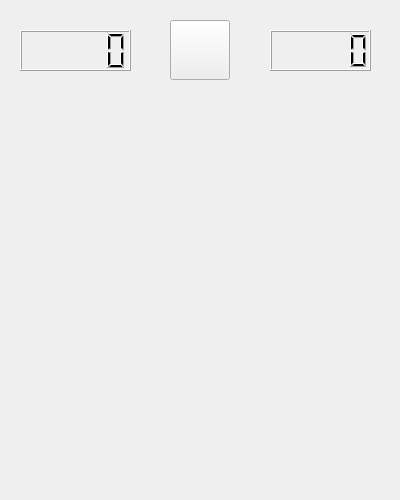
<?xml version="1.0" encoding="UTF-8"?>
<ui version="4.0">
 <class>MainWindow</class>
 <widget class="QMainWindow" name="MainWindow">
  <property name="geometry">
   <rect>
    <x>0</x>
    <y>0</y>
    <width>400</width>
    <height>500</height>
   </rect>
  </property>
  <property name="minimumSize">
   <size>
    <width>400</width>
    <height>500</height>
   </size>
  </property>
  <property name="maximumSize">
   <size>
    <width>400</width>
    <height>500</height>
   </size>
  </property>
  <property name="windowTitle">
   <string>MainWindow</string>
  </property>
  <widget class="QWidget" name="centralwidget">
   <widget class="QPushButton" name="pushButton">
    <property name="geometry">
     <rect>
      <x>170</x>
      <y>20</y>
      <width>60</width>
      <height>60</height>
     </rect>
    </property>
    <property name="toolTip">
     <string>Reiniciar</string>
    </property>
    <property name="text">
     <string/>
    </property>
    <property name="icon">
     <iconset resource="../resource.qrc">
      <normaloff>:/Icons/smile.png</normaloff>:/Icons/smile.png</iconset>
    </property>
    <property name="iconSize">
     <size>
      <width>50</width>
      <height>50</height>
     </size>
    </property>
   </widget>
   <widget class="QLCDNumber" name="Temps">
    <property name="geometry">
     <rect>
      <x>270</x>
      <y>30</y>
      <width>101</width>
      <height>41</height>
     </rect>
    </property>
   </widget>
   <widget class="QLCDNumber" name="Mineslcd">
    <property name="geometry">
     <rect>
      <x>20</x>
      <y>30</y>
      <width>111</width>
      <height>41</height>
     </rect>
    </property>
   </widget>
   <widget class="QFrame" name="taulell">
    <property name="geometry">
     <rect>
      <x>10</x>
      <y>90</y>
      <width>381</width>
      <height>401</height>
     </rect>
    </property>
    <property name="frameShape">
     <enum>QFrame::NoFrame</enum>
    </property>
    <property name="frameShadow">
     <enum>QFrame::Plain</enum>
    </property>
   </widget>
  </widget>
 </widget>
 <resources>
  <include location="../resource.qrc"/>
 </resources>
 <connections/>
</ui>
